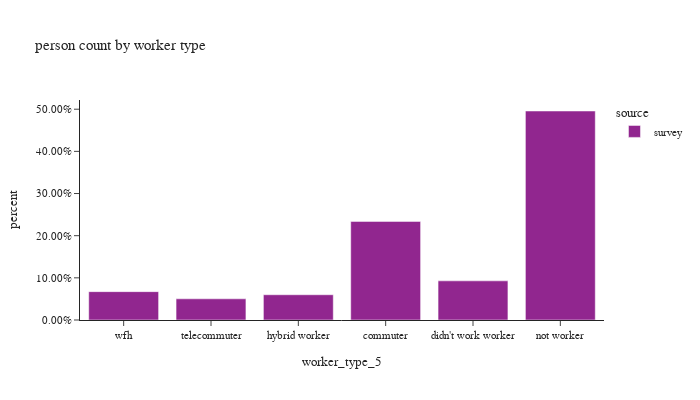

This figure's notebook cell:
### Code cell
# worker counts by worker type
df_worker_count = survey_person_day.groupby(['source','worker_type_5'])['pdexpfac'].agg(sample_count='size', pdexpfac='sum').reset_index()
df_worker_count['percent'] = df_worker_count.groupby(['source'], group_keys=False)['pdexpfac']. \
    apply(lambda x: x / float(x.sum()))

fig = px.bar(df_worker_count, x="worker_type_5", y="percent", color='source',
             barmode="group",hover_data=['sample_count','pdexpfac'],
             category_orders={'worker_type_5': ["wfh","telecommuter","hybrid worker","commuter","didn't work worker","not worker"]},
             title="person count by worker type")
fig.update_layout(height=400, width=700, font=dict(size=11),
                  yaxis_tickformat = '.2%')
fig.show()

### Figure 1 — Plotly figure (JSON) as saved in the notebook; plotly's stock layout.template omitted (floating-point values rounded to 4 significant figures)
{"data": [{"alignmentgroup": "True", "customdata": [[1318.0, 739800.0], [477.0, 293700.0], [426.0, 189500.0], [3168.0, 1568000.0], [577.0, 158900.0], [769.0, 212700.0]], "hovertemplate": "source=survey<br>worker_type_5=%{x}<br>percent=%{y}<br>sample_count=%{customdata[0]}<br>pdexpfac=%{customdata[1]}<extra></extra>", "legendgroup": "survey", "marker": {"color": "#91268F", "pattern": {"shape": ""}}, "name": "survey", "offsetgroup": "survey", "orientation": "v", "showlegend": true, "textposition": "auto", "type": "bar", "x": ["commuter", "didn't work worker", "hybrid worker", "not worker", "telecommuter", "wfh"], "xaxis": "x", "y": [0.2339, 0.09287, 0.05992, 0.4958, 0.05025, 0.06727], "yaxis": "y"}], "layout": {"barmode": "group", "font": {"size": 11}, "height": 400, "legend": {"title": {"text": "source"}, "tracegroupgap": 0}, "title": {"text": "person count by worker type"}, "width": 700, "xaxis": {"anchor": "y", "categoryarray": ["wfh", "telecommuter", "hybrid worker", "commuter", "didn't work worker", "not worker"], "categoryorder": "array", "domain": [0.0, 1.0], "title": {"text": "worker_type_5"}}, "yaxis": {"anchor": "x", "domain": [0.0, 1.0], "tickformat": ".2%", "title": {"text": "percent"}}}}
